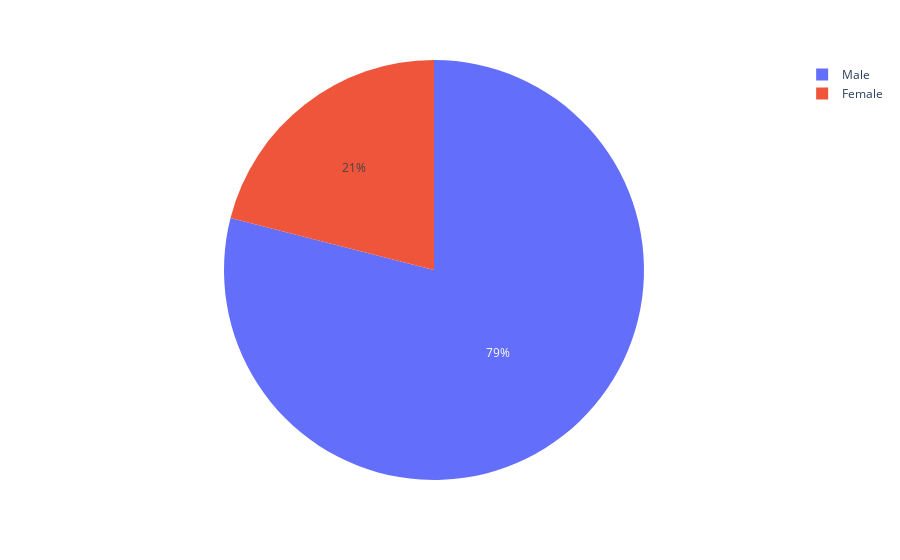
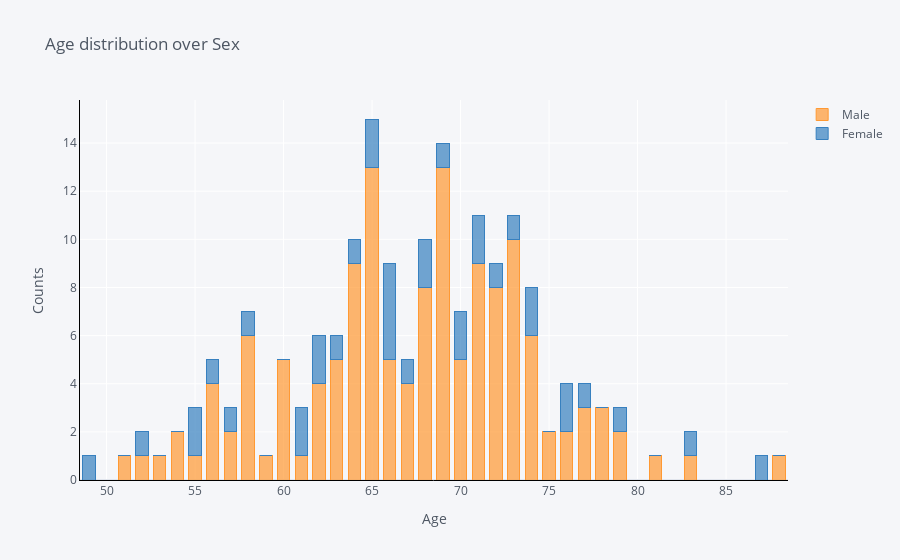
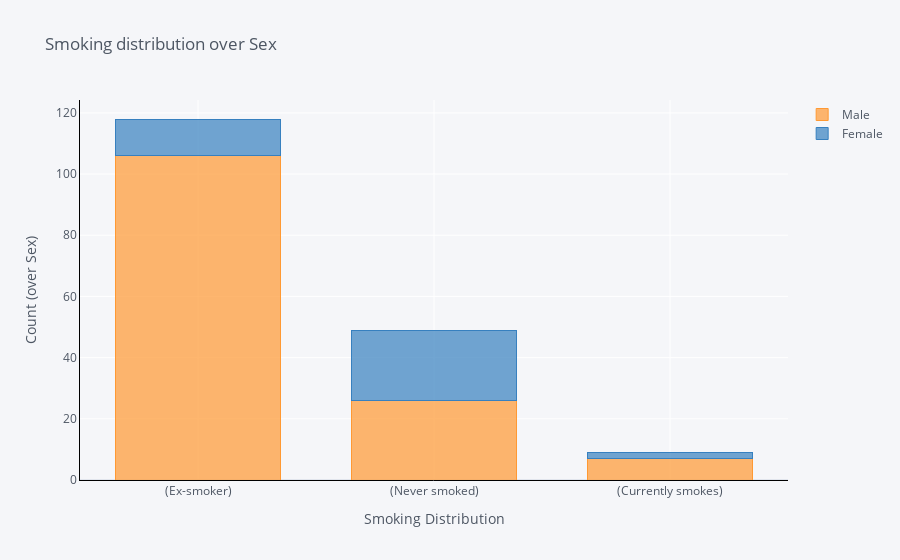

Notebook code for these charts, in order:
### Code cell
def plot_sex_distribution(patient_df):
    '''Plots sex distribution as a pie from patient_df
       :param patient_df: dataframe contianing patient information
       '''
    male_condition = patient_df['Sex'] == 'Male'
    female_condition = patient_df['Sex'] == 'Female'
    sex_distribution = pd.DataFrame({
        'Sex': ['Male', 'Female'], 
        'Count': [patient_df[male_condition]['Patient'].count(), patient_df[female_condition]['Patient'].count()]})
    fig = px.pie(sex_distribution, values='Count', names='Sex')
    fig.show()
    
def plot_patient_df_age_over_sex(patient_df):
    '''Plots patients's age distributions from patient_df
       :param patient_df: dataframe contianing patient information
       '''
    # plot patient age distribution
    male_condition = patient_df['Sex'] == 'Male'
    female_condition = patient_df['Sex'] == 'Female'
    age_distribution_over_sex = pd.concat([patient_df[male_condition]['Age'].value_counts(),
                                           patient_df[female_condition]['Age'].value_counts()],
                                          axis=1, ignore_index=True).fillna(0)
    age_distribution_over_sex = age_distribution_over_sex.rename(columns={0: "Male", 1: "Female"})
    age_distribution_over_sex.iplot(kind='bar',
                                      xTitle='Age',
                                      yTitle='Counts',
                                      linecolor='black', 
                                      opacity=0.7,
                                      theme='pearl',
                                      bargap=0.3,
                                      barmode='stack',
                                      gridcolor='white',
                                      title='Age distribution over Sex')
    
def plot_patient_df_smoking_status_over_sex(patient_df):
    '''Plots patients's smoking status distributions 
       :param patient_df: dataframe contianing patient information
    '''
    # plot patient age distribution
    smoking_status_male = []
    smoking_status_female = []
    for smoking_status in patient_df['Smoking_Status'].unique():
        male_condition = (patient_df['Smoking_Status'] == smoking_status) & (patient_df['Sex'] == 'Male')
        female_condition = (patient_df['Smoking_Status'] == smoking_status) & (patient_df['Sex'] == 'Female')
        smoking_status_male.append(patient_df[male_condition]['Patient'].count())
        smoking_status_female.append(patient_df[female_condition]['Patient'].count())
    smoking_status_over_sex_distribution = pd.DataFrame({
        'Male': smoking_status_male, 
        'Female': smoking_status_female}, index=[patient_df['Smoking_Status'].unique()])
    smoking_status_over_sex_distribution.iplot(kind='bar',
                                      xTitle='Smoking Distribution',
                                      yTitle='Count (over Sex)',
                                      linecolor='black', 
                                      opacity=0.7,
                                      theme='pearl',
                                      bargap=0.3,
                                      barmode='stack',
                                      gridcolor='white',
                                      title='Smoking distribution over Sex')

plot_sex_distribution(patient_df) 
plot_patient_df_age_over_sex(patient_df)
plot_patient_df_smoking_status_over_sex(patient_df)

### Figure 1 — Plotly figure (JSON) as saved in the notebook; plotly's stock layout.template omitted (floating-point values rounded to 4 significant figures)
{"data": [{"domain": {"x": [0, 1], "y": [0, 1]}, "hovertemplate": "Sex=%{label}<br>Count=%{value}<extra></extra>", "labels": ["Male", "Female"], "legendgroup": "", "name": "", "showlegend": true, "type": "pie", "values": [139, 37]}], "layout": {"legend": {"tracegroupgap": 0}, "margin": {"t": 60}}}

### Figure 2 — Plotly figure (JSON) as saved in the notebook; plotly's stock layout.template omitted (floating-point values rounded to 4 significant figures)
{"data": [{"marker": {"color": "rgba(255, 153, 51, 0.7)", "line": {"color": "rgba(255, 153, 51, 1.0)", "width": 1}}, "name": "Male", "orientation": "v", "text": "", "type": "bar", "x": [49, 51, 52, 53, 54, 55, 56, 57, 58, 59, 60, 61, 62, 63, 64, 65, 66, 67, 68, 69, 70, 71, 72, 73, 74, 75, 76, 77, 78, 79, 81, 83, 87, 88], "y": [0, 1, 1, 1, 2, 1, 4, 2, 6, 1, 5, 1, 4, 5, 9, 13, 5, 4, 8, 13, 5, 9, 8, 10, 6, 2, 2, 3, 3, 2, 1, 1, 0, 1]}, {"marker": {"color": "rgba(55, 128, 191, 0.7)", "line": {"color": "rgba(55, 128, 191, 1.0)", "width": 1}}, "name": "Female", "orientation": "v", "text": "", "type": "bar", "x": [49, 51, 52, 53, 54, 55, 56, 57, 58, 59, 60, 61, 62, 63, 64, 65, 66, 67, 68, 69, 70, 71, 72, 73, 74, 75, 76, 77, 78, 79, 81, 83, 87, 88], "y": [1, 0, 1, 0, 0, 2, 1, 1, 1, 0, 0, 2, 2, 1, 1, 2, 4, 1, 2, 1, 2, 2, 1, 1, 2, 0, 2, 1, 0, 1, 0, 1, 1, 0]}], "layout": {"bargap": 0.3, "barmode": "stack", "legend": {"bgcolor": "#F5F6F9", "font": {"color": "#4D5663"}, "traceorder": "normal"}, "paper_bgcolor": "#F5F6F9", "plot_bgcolor": "#F5F6F9", "title": {"font": {"color": "#4D5663"}, "text": "Age distribution over Sex"}, "xaxis": {"gridcolor": "white", "linecolor": "black", "showgrid": true, "tickfont": {"color": "#4D5663"}, "title": {"font": {"color": "#4D5663"}, "text": "Age"}, "zerolinecolor": "#E1E5ED"}, "yaxis": {"gridcolor": "white", "linecolor": "black", "showgrid": true, "tickfont": {"color": "#4D5663"}, "title": {"font": {"color": "#4D5663"}, "text": "Counts"}, "zerolinecolor": "#E1E5ED"}}}

### Figure 3 — Plotly figure (JSON) as saved in the notebook; plotly's stock layout.template omitted (floating-point values rounded to 4 significant figures)
{"data": [{"marker": {"color": "rgba(255, 153, 51, 0.7)", "line": {"color": "rgba(255, 153, 51, 1.0)", "width": 1}}, "name": "Male", "orientation": "v", "text": "", "type": "bar", "x": ["(Ex-smoker)", "(Never smoked)", "(Currently smokes)"], "y": [106, 26, 7]}, {"marker": {"color": "rgba(55, 128, 191, 0.7)", "line": {"color": "rgba(55, 128, 191, 1.0)", "width": 1}}, "name": "Female", "orientation": "v", "text": "", "type": "bar", "x": ["(Ex-smoker)", "(Never smoked)", "(Currently smokes)"], "y": [12, 23, 2]}], "layout": {"bargap": 0.3, "barmode": "stack", "legend": {"bgcolor": "#F5F6F9", "font": {"color": "#4D5663"}, "traceorder": "normal"}, "paper_bgcolor": "#F5F6F9", "plot_bgcolor": "#F5F6F9", "title": {"font": {"color": "#4D5663"}, "text": "Smoking distribution over Sex"}, "xaxis": {"gridcolor": "white", "linecolor": "black", "showgrid": true, "tickfont": {"color": "#4D5663"}, "title": {"font": {"color": "#4D5663"}, "text": "Smoking Distribution"}, "zerolinecolor": "#E1E5ED"}, "yaxis": {"gridcolor": "white", "linecolor": "black", "showgrid": true, "tickfont": {"color": "#4D5663"}, "title": {"font": {"color": "#4D5663"}, "text": "Count (over Sex)"}, "zerolinecolor": "#E1E5ED"}}}
